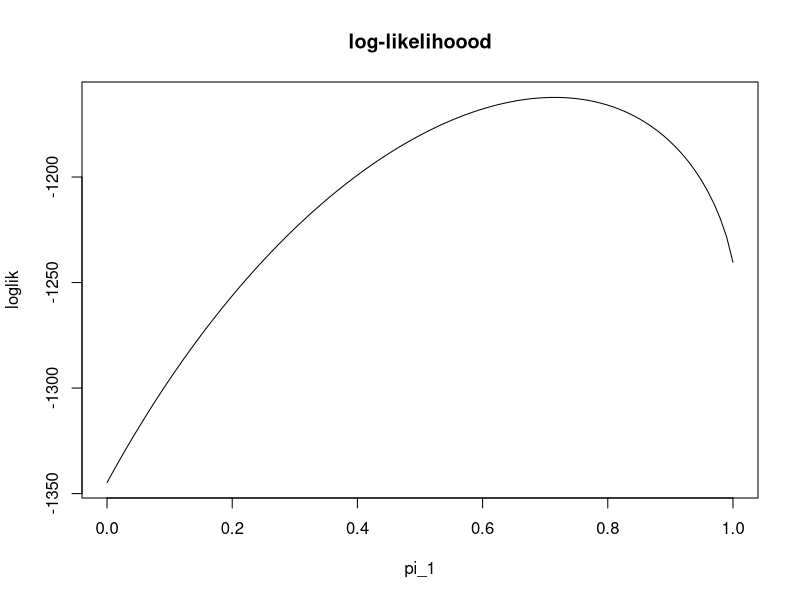
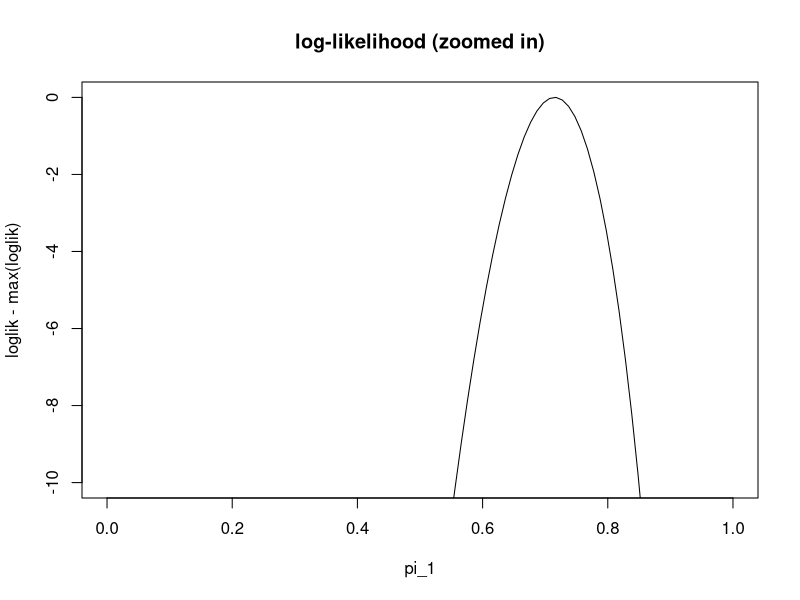
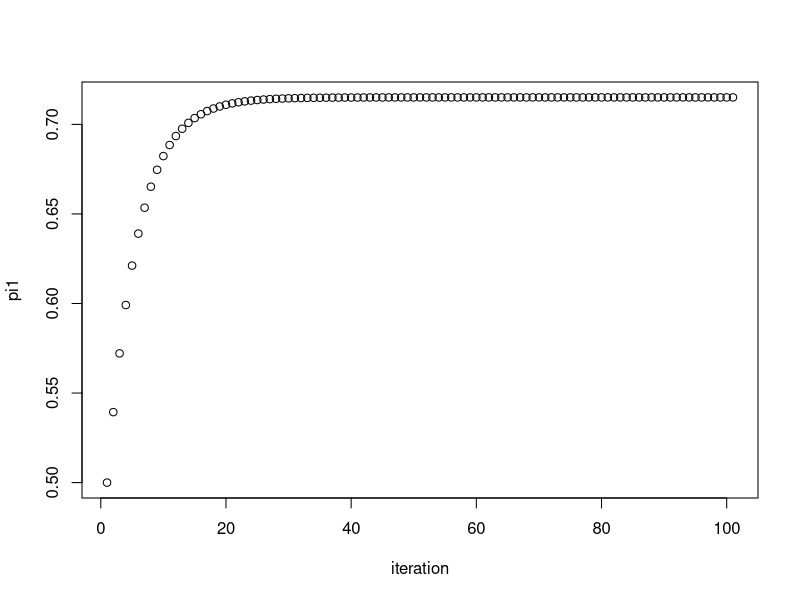
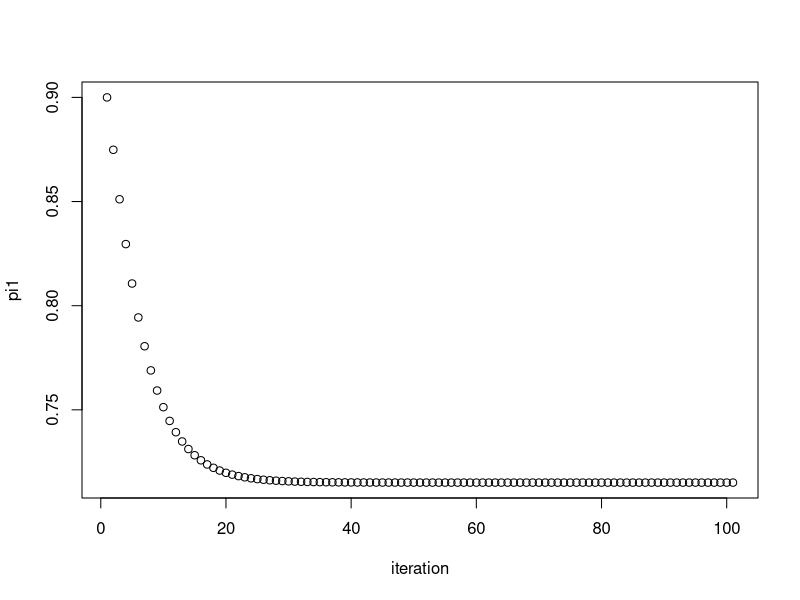
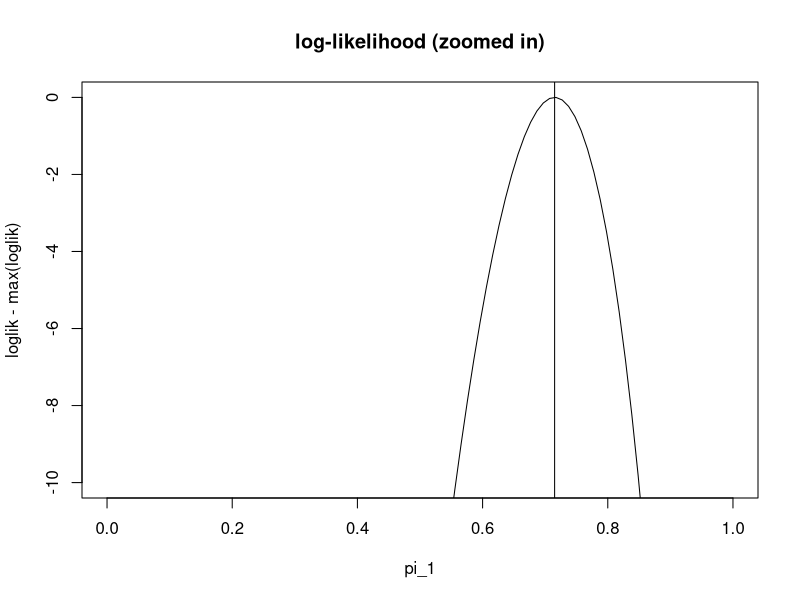

These charts were generated, in order, by the following R code:
## ---- chunk 1
n = 1000 # number of samples
x = rep(0,n) # to store the samples
shape = c(2,2) # shapes of the two components
scale = c(0.5,1) # scales of the two components
for(i in 1:n){
  if(runif(1)<0.7) 
    z=1 else z=2
  x[i] = rgamma(1,scale=scale[z],shape=shape[z])
}

mix_loglik = function(pi1,x){
  sum(log(pi1 * dgamma(x,scale=0.5,shape=2) + (1-pi1)*dgamma(x,scale=1,shape=2)))
}

pi1_vec = seq(0,1,length=100)
loglik = rep(0,100)
for(i in 1:length(pi1_vec)){
  loglik[i] = mix_loglik(pi1_vec[i],x)
}

plot(pi1_vec, loglik, type="l", main="log-likelihoood", xlab="pi_1")

plot(pi1_vec,loglik-max(loglik), ylim=c(-10,0),type="l", main="log-likelihood (zoomed in)" , xlab="pi_1")
## ---- chunk 2
simple_em = function(x, pi1.init=0.5, niter = 100){
  n = length(x)
  pi1 = rep(0,niter+1)
  pi1[1] = pi1.init
  L = matrix(nrow=n,ncol=2)
  L[,1] = dgamma(x,scale=0.5,shape=2) 
  L[,2] = dgamma(x,scale=1,shape=2) 
  w = matrix(nrow=n,ncol=2)
  for(iter in 1:niter){
    w[,1] = pi1[iter]*L[,1]
    w[,2] = (1-pi1[iter])*L[,2]
    for(i in 1:n){ # normalize the rows of w to sum to 1
      w[i,] = w[i,]/(w[i,1]+w[i,2])  
    }
    pi1[iter+1] = mean(w[,1]) 
  }
  return(pi1)
  
}

pi1.iter = simple_em(x)
plot(pi1.iter, xlab="iteration", ylab="pi1")
pi1.iter[101]
## ---- chunk 3
pi1.iter = simple_em(x,pi1.init=0.9)
plot(pi1.iter, xlab="iteration", ylab="pi1")
pi1.iter[101]
## ---- chunk 4
plot(pi1_vec,loglik-max(loglik), ylim=c(-10,0),type="l", main="log-likelihood (zoomed in)" , xlab="pi_1")
abline(v=pi1.iter[101])
